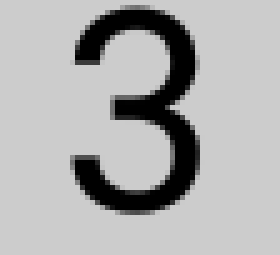
#> input picture English Version/Images/image11.png, 56 x 51 px, given in place of image0.png, which was not available (shown 5 times larger)
$ python Transformation.py
#> lines starting #> are read from the running program, lines starting #| are printed output that depends on the picture
### English Version/Functions.py
import cv2
import numpy as np

# Function to rotate the image
# [22 lines left out: functions rotateImage, cropImage, cropBox, not called in this run]

# Function to save the image
def saveImage(image,fileb):

    new_path = "./Images/"
    cv2.imwrite(new_path + fileb, image)
    cv2.waitKey(0)
    cv2.destroyAllWindows()

# Function to crop all borders of each box
def cropBorder(image):
    #Determine image dimensions
    height, width, channels = image.shape

    crop_img = image[12:height-12, 12:width-12]
    return crop_img

### English Version/Transformation.py
import cv2
import numpy as np
import Functions

#Relative path
path="./Images/"

if __name__ == '__main__':

    for x in range(81):
        #Image to analize
        nameImage = "image" + str(x) + ".png"
        image = cv2.imread(path+nameImage)
#> image is the input picture: shape (51, 56, 3); min 0, max 204, mean 173.8
        image = Functions.cropBorder(image)
#> in cropBorder, `crop_img = image[12:height-12, 12:width-12]`:
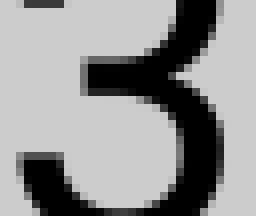
#> crop_img: shape (27, 32, 3) (shown 8 times larger); min 0, max 204, mean 147.3
        Functions.saveImage(image,nameImage)
#> pass 2 of the loop `for x in range(81):`:
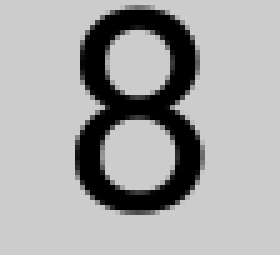
#> input picture English Version/Images/image14.png, 56 x 51 px, given in place of image1.png, which was not available (shown 5 times larger)
#> image is the input picture: shape (51, 56, 3); min 0, max 204, mean 167.1
#> in cropBorder (call 2), `crop_img = image[12:height-12, 12:width-12]`:
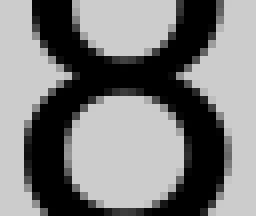
#> crop_img: shape (27, 32, 3) (shown 8 times larger); min 0, max 204, mean 125.2
#> (the run stopped early here; a loop or call above may not have finished)
